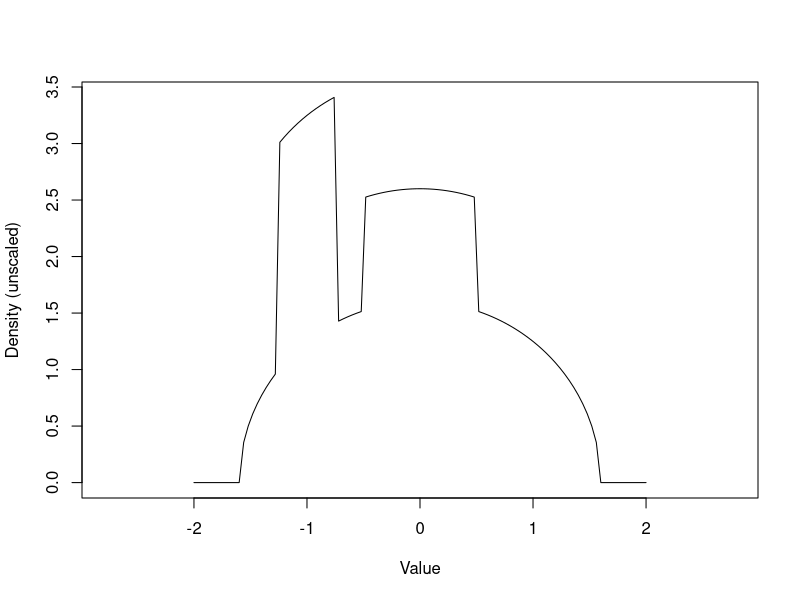
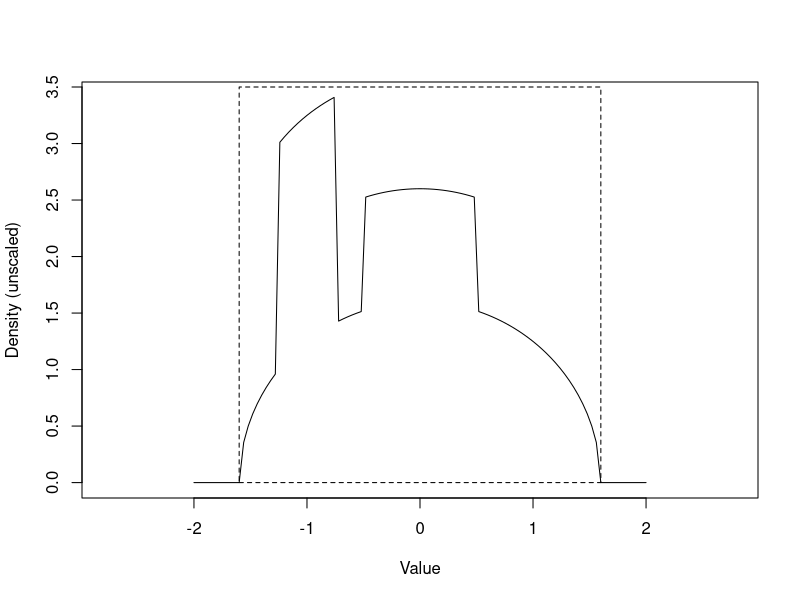
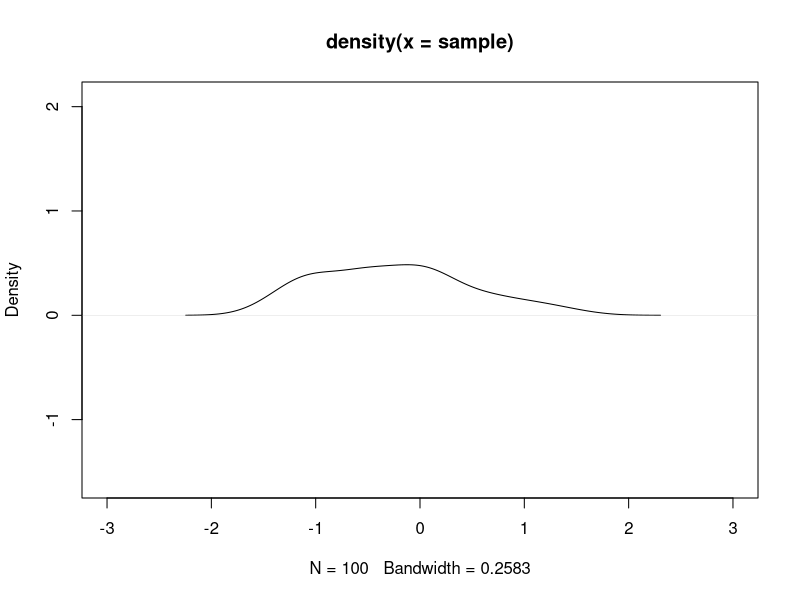
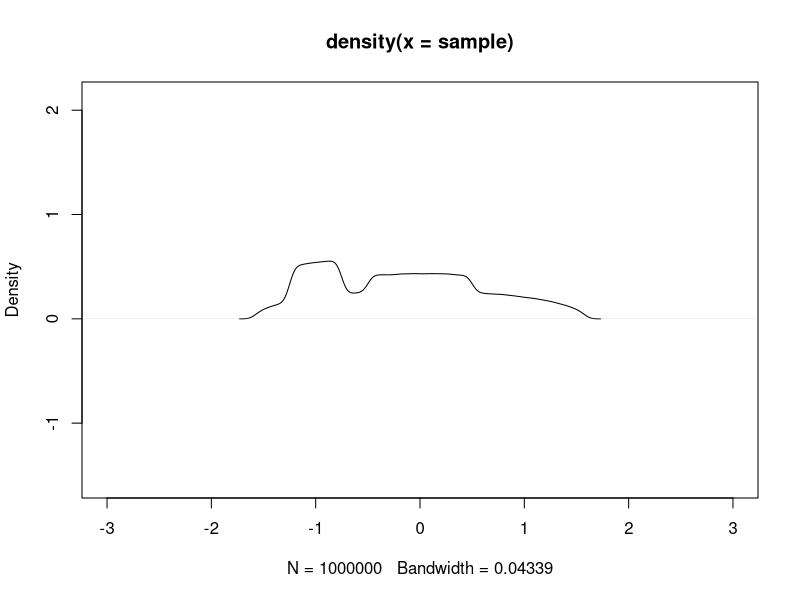

Here is the R script that generated these plots, in order:
## ---- chunk 1
dhand = function(x) {
  y = numeric(length(x))
  i = -1.6 < x & x < 1.6
  y[i] = sqrt(2.56 - x[i]^2) + dunif(x[i], -1.25, -0.75) +
    dunif(x[i], -0.5, 0.5)

  y
}

curve(dhand, -2, 2, xlab = "Value", ylab = "Density (unscaled)", asp = 1)
## ---- chunk 2
curve(dhand, -2, 2, xlab = "Value", ylab = "Density (unscaled)", asp = 1)
rect(-1.6, 0, 1.6, 3.5, lty = "dashed")
## ---- chunk 3
rhand = function(n = 100) {
   samples = numeric(n)
   count = 0
   while (count < n) {
      x = runif(1, -1.6, 1.6)
      y = runif(1, 0, 3.5)
      if (y < dhand(x)) {
         samples[count + 1] = x
         count = count + 1
      }
   }

   samples
}
x = rhand(10)
x = rhand()
x = rhand(1000)
## ---- chunk 4
set.seed(42)
sample = rhand()
plot(density(sample), asp = 1, xlim = c(-3, 3))
## ---- chunk 5
sample = rhand(1000000)
plot(density(sample), asp = 1, xlim = c(-3, 3))
## ---- chunk 6
mean(sample)
sd(sample)
## ---- chunk 7
rhand_rejected = function(n = 100) {
   count = 0
   iterations = 0
   while (count < n) {
      iterations = iterations + 1
      x = runif(1, -1.6, 1.6)
      y = runif(1, 0, 3.5)
      if (y > dhand(x)) {
         count = count + 1
      }
   }

   iterations
}
mean(replicate(100, 1000 / rhand_rejected(n = 1000)))
